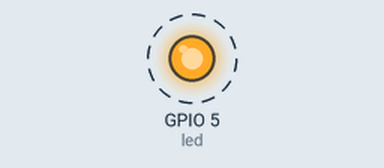
Recording of a program running on a simulated ESP32 board running MicroPython. Shown: output pins drawn as LEDs (lit = HIGH). Dashed ring = blinking. At 3.0 s the program stops and its outputs stay as they are.

Above: at 0.2 s.
Timing chart, 0 to 3.0 s (numbered marks = the images above):
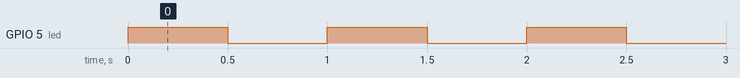

Measured:
- by itself, GPIO 5 (led): alternates HIGH for 0.50 s and LOW for 0.50 s, 6 changes in all, then stays LOW

The program:

main.py
```python
from machine import Pin
from time import sleep_ms

led = Pin(5, Pin.OUT)             # S модуля на цифровому виході (ESP32: GPIO5)

for _ in range(3):
    led.value(1)                  # подаємо живлення — модуль світиться (свій колір)
    sleep_ms(500)
    led.value(0)                  # прибираємо живлення — модуль згас
    sleep_ms(500)
# далі нічого: блимнули тричі й затихли
```
